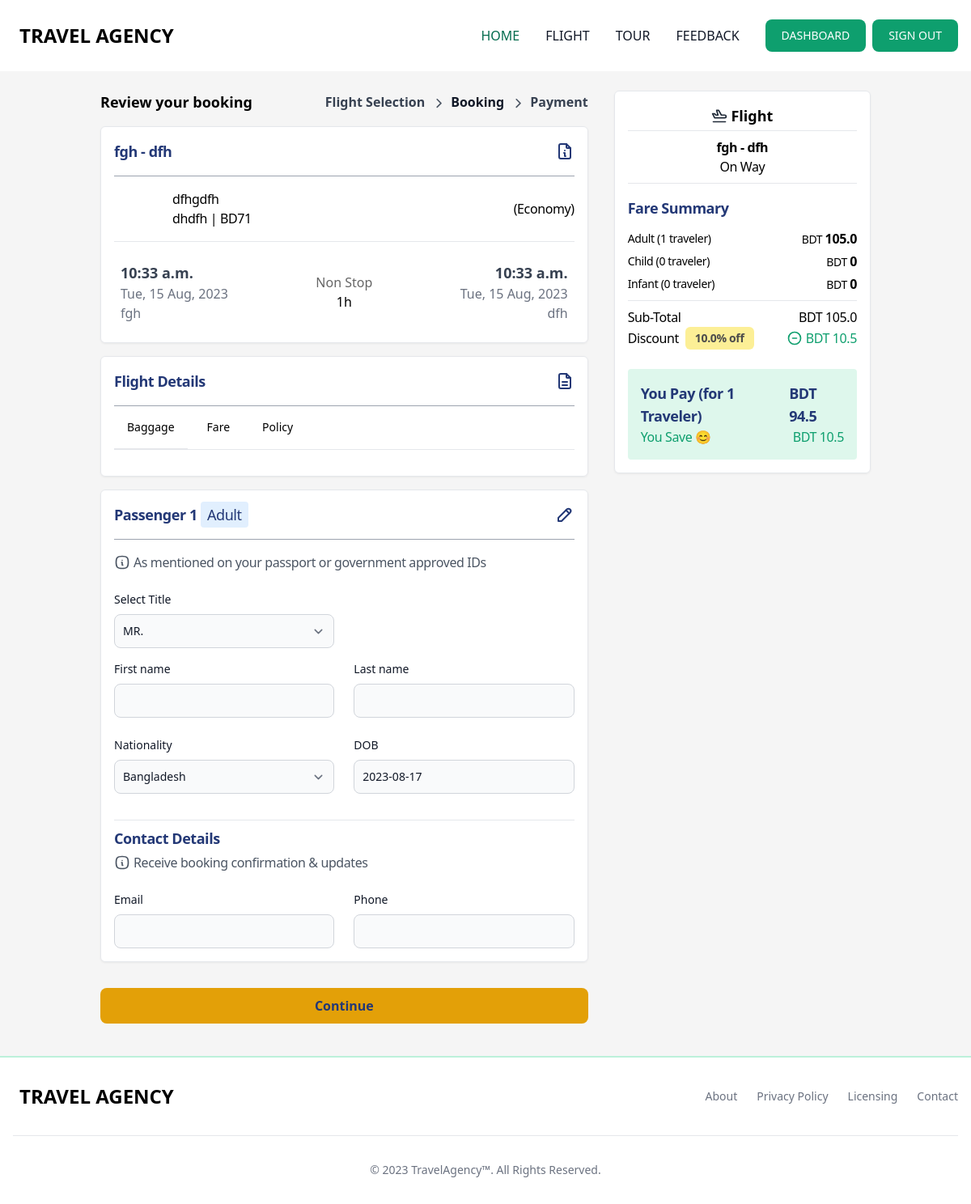
Before: /flight/tickets-details/1/ (signed in) with the older database file.
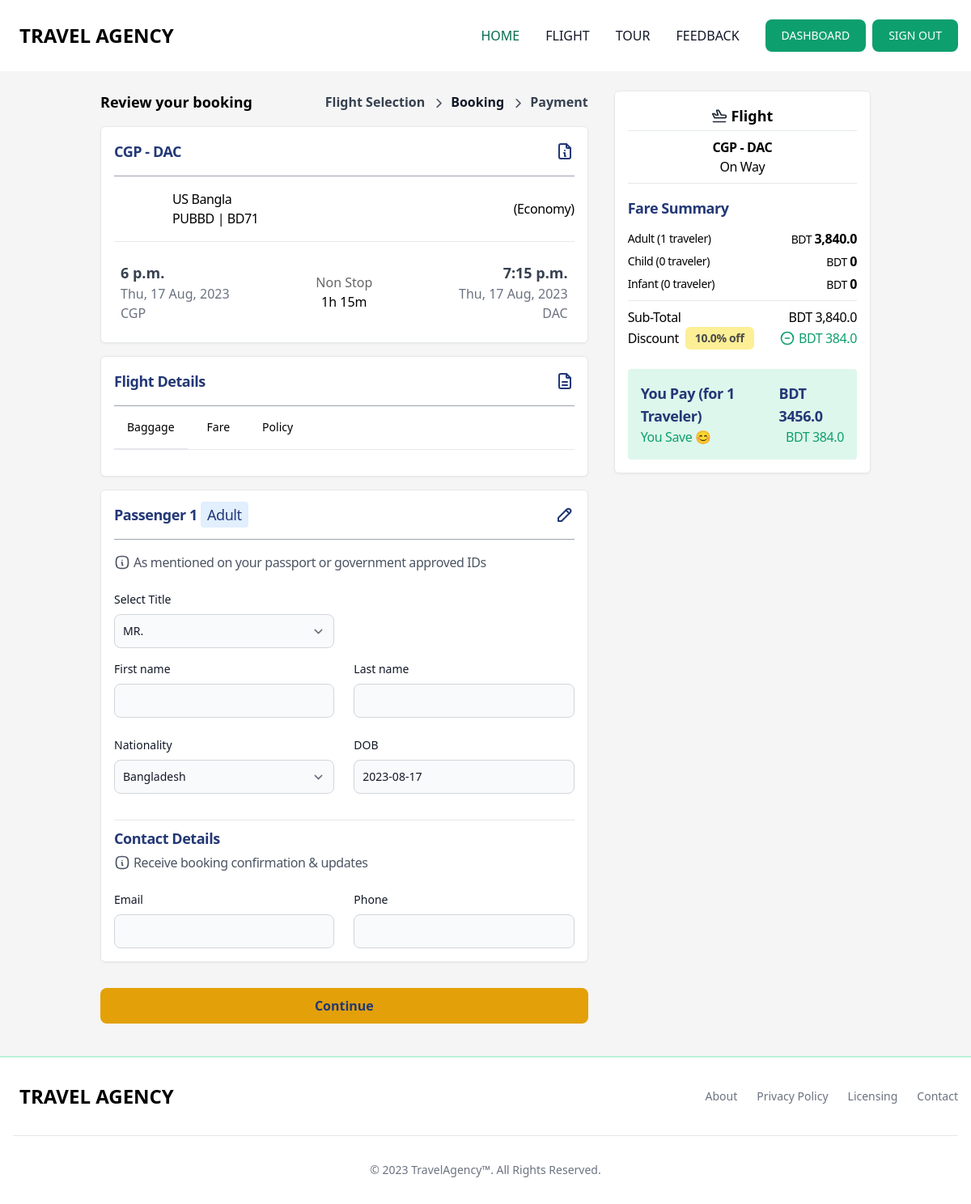
After: the same page with the newer database file.
### app_flight/models.py (models this page shows, shortened)
class AirplaneTicket(models.Model):
    FLIGHT_TYPE_CHOICES = [
        ("Economy", "Economy"),
        ("Business", "Business"),
    ]
    airplane = models.ForeignKey(Airplane, on_delete=models.CASCADE, null=True)
    discount = models.ForeignKey(
        Discount, on_delete=models.CASCADE, null=True, blank=True
    )
    flight_type = models.CharField(
        max_length=122, choices=FLIGHT_TYPE_CHOICES, null=True, default="Economy"
    )
    duration = models.CharField(max_length=25, null=True, blank=True)
    base_price = models.FloatField(null=True, blank=True)
    child_discount = models.FloatField(null=True, blank=True)
    infant_discount = models.FloatField(null=True, blank=True)
    tax = models.FloatField(null=True, blank=True)
    baggage_cabin = models.FloatField(
        null=True, blank=True, verbose_name="Baggage KG (cabin)"
    )
    baggage_checkin = models.FloatField(
        null=True, blank=True, verbose_name="Baggage KG (check-in)"
    )
    location_from = models.ForeignKey(
        Airport, on_delete=models.CASCADE, null=True, related_name="location_from"
    )
    location_to = models.ForeignKey(
        Airport, on_delete=models.CASCADE, null=True, related_name="location_to"
    )
    depart_date = models.DateField(default=timezone.now)
    depart_time = models.TimeField(default=timezone.now)
    arrive_date = models.DateField(default=timezone.now)
    arrive_time = models.TimeField(default=timezone.now)
    policy = RichTextUploadingField(null=True, blank=True)
    def get_ticket_discount_price(self,total):
        if self.discount:
            return (total / 100) * self.discount.amount
        else:
            return 0
    def get_ticket_price_method(self, passenger_type="adult", traveler=1):
        ticket_price = 0
        if traveler > 0:
            base_price = self.base_price * traveler
            ticket_price = base_price + (base_price * self.tax / 100)
            if passenger_type == "child":
                ticket_price = ticket_price - (ticket_price * self.child_discount / 100)
            elif passenger_type == "infant":
                ticket_price = ticket_price - (
                    ticket_price * self.infant_discount / 100
                )
        return ticket_price
    class Meta:
        verbose_name = "Airplane Ticket"
        verbose_name_plural = "Airplane Tickets"
        ordering = ["-id"]

class Airport(models.Model):
    city = models.CharField(max_length=122, null=True)
    country = CountryField()
    name = models.CharField(max_length=122, null=True)
    code = models.CharField(max_length=3, null=True)
    class Meta:
        verbose_name = "Airport"
        verbose_name_plural = "Airports"
        ordering = ["-id"]

class Airplane(models.Model):
    name = models.CharField(max_length=122, null=True)
    model = models.CharField(max_length=122, null=True)
    logo = models.ImageField(upload_to="airplane_logo", null=True, blank=True)
    class Meta:
        verbose_name = "Airplane"
        verbose_name_plural = "Airplanes"
        ordering = ["-id"]

class Discount(models.Model):
    name = models.CharField(max_length=122, null=True)
    code = models.CharField(max_length=122, null=True)
    amount = models.FloatField(null=True)
    start_date = models.DateTimeField(default=timezone.now)
    end_date = models.DateTimeField(default=timezone.now)
    created_at = models.DateTimeField(auto_now_add=True)
    class Meta:
        verbose_name = "Discount"
        verbose_name_plural = "Discounts"
        ordering = ["-id"]

### app_flight/views.py (the view, shortened to what this page needs)
# urls.py: path("tickets-details/<int:pk>/", AirPlaneTicketsDetailsView.as_view(), name="tickets_details"),
@method_decorator(signin_decorators, name="dispatch")
class AirPlaneTicketsDetailsView(FormView):
    template_name = "app_flight/airplane_tickets.html"
    form_class = UserFeedbackForm
    def get_context_data(self, **kwargs):
        context = super().get_context_data(**kwargs)
        ticket_id = self.kwargs.get("pk")
        ticket_obj = get_object_or_404(AirplaneTicket, id=ticket_id)
        context["ticket"] = ticket_obj
        traveler_adult, traveler_child, traveler_infant = self.get_traveler_numbers()
        total_adult_amount = ticket_obj.get_ticket_price_method(
            passenger_type="adult", traveler=traveler_adult
        )
        total_child_amount = ticket_obj.get_ticket_price_method(
            passenger_type="child", traveler=traveler_child
        )
        total_infant_amount = ticket_obj.get_ticket_price_method(
            passenger_type="infant", traveler=traveler_infant
        )
        total_amount = total_adult_amount + total_child_amount + total_infant_amount
        total_traveler = traveler_adult + traveler_child + traveler_infant
        order_flight_forms = self._get_order_flight_forms(
            categories=["adult", "child", "infant"],
            extras=[traveler_adult, traveler_child, traveler_infant],
        )
        checkout_infos = {
            "amount_infos": [
                {
                    "type": "adult",
                    "count": traveler_adult,
                    "amount": total_adult_amount,
                },
                {
                    "type": "child",
                    "count": traveler_child,
                    "amount": total_child_amount,
                },
                {
                    "type": "infant",
                    "count": traveler_infant,
                    "amount": total_infant_amount,
                },
            ],
            "total_amount": total_amount,
            "total_traveler": total_traveler,
            "discount_amount": round(ticket_obj.get_ticket_discount_price(total_amount),2),
        }
        context["order_flight_forms"] = order_flight_forms
        context["checkout_infos"] = checkout_infos
        self.request.session["checkout_infos"] = checkout_infos
        return context
    def _get_order_flight_forms(self, categories, extras):
        order_forms = []
        for category, extra in zip(categories, extras):
            OrderFormSet = formset_factory(OrderFlightForm, extra=extra)
            order_forms.append(
                OrderFormSet(
                    data=self.request.POST or None,
                    prefix=category,
                    form_kwargs={"category": category},
                )
            )
        return order_forms
    def get_traveler_numbers(self):
        ticket_query_params = self.request.session.get("ticket_query_params", {})
        traveler_adult = int(ticket_query_params.get("traveler_adult", 1))
        traveler_child = int(ticket_query_params.get("traveler_child", 0))
        traveler_infant = int(ticket_query_params.get("traveler_infant", 0))
        return traveler_adult, traveler_child, traveler_infant

### templates/app_flight/airplane_tickets.html (shortened to what this page needs)
{% extends 'base.html' %}
{% load humanize %}
{% load static %}
{% load mathfilters %}
{% block main %}
<section class="container mt-6">
   <div class="flex flex-col md:flex-row justify-between items-start gap-8 dark:bg-gray-800 dark:border-gray-700 dark:hover:bg-gray-700">
      <div class="w-full md:w-auto flex-1">
         <div class="flex flex-wrap justify-between items-center">
            <p class="text-lg font-bold">Review your booking</p>
            <div class="flex items-center gap-2">
               <p class="text-md text-gray-700 font-semibold">Flight Selection</p>
               <p class="text-md text-gray-900 font-semibold">Booking</p>
               <p class="text-md text-gray-700 font-semibold">Payment</p>
            </div>
         </div>
         <div class="mt-4 p-4 bg-white border border-gray-200 rounded-md drop-shadow-sm">
            <div class="flex justify-between items-center">
               <p class="text-lg text-center text-blue-900 font-bold tracking-tight">{{ ticket.location_from.code }} - {{ ticket.location_to.code }}</p>
            </div> <hr class="mt-4 border border-gray-400 border-t-0">
            <div class="mt-4 flex justify-between items-center">
               <div class="flex items-center gap-2">
                  <p class="text-md text-start font-normal tracking-tight">{{ ticket.airplane.name }}<br>{{ ticket.airplane.model }} | BD71</p>
               </div>
               <p class="text-md text-start font-medium tracking-tight">({{ ticket.flight_type }})</p>
            </div> <hr class="mt-4">
            <div class="mt-4 flex justify-between items-center gap-6">
                  <div class="flex flex-col p-2">
                     <p class="text-lg text-gray-700 font-semibold">{{ ticket.depart_time }}</p>
                     <p class="text-gray-500">{{ ticket.depart_date|date:"D, d M, Y" }}</p>
                     <p class="text-gray-500">{{ ticket.location_from.code }}</p>
                  </div>
                  <div class="flex justify-center flex-col items-center">
                     <span class="opacity-60">Non Stop</span>
                     <span>{{ ticket.duration }}</span>
                  </div>
                  <div class="flex flex-col items-end flex-wrap p-2">
                     <p class="text-lg text-gray-700 font-semibold">{{ ticket.arrive_time }}</p>
                     <p class="text-gray-500">{{ ticket.arrive_date|date:"D, d M, Y" }}</p>
                     <p class="text-gray-500">{{ ticket.location_to.code }}</p>
                  </div>
            </div>
         </div>
         <div class="mt-4 p-4 bg-white border border-gray-200 rounded-md drop-shadow-sm">
            <div class="flex justify-between items-center">
               <p class="text-lg text-center text-blue-900 font-bold tracking-tight">Flight Details</p>
            </div> <hr class="mt-4 border border-gray-400 border-t-0">
            <div class="mb-4 border-b border-gray-200 dark:border-gray-700">
                  <ul class="flex flex-wrap -mb-px text-sm font-medium text-center" id="myTab" data-tabs-toggle="#TabContent" role="tablist">
                     <li class="mr-2" role="presentation">
                        <button class="inline-block p-4 border-b-2 rounded-t-lg" id="profile-tab" data-tabs-target="#profile" type="button" role="tab" aria-controls="profile" aria-selected="false">Baggage</button>
                     </li>
                     <li class="mr-2" role="presentation">
                        <button class="inline-block p-4 border-b-2 border-transparent rounded-t-lg hover:text-gray-600 hover:border-gray-300 dark:hover:text-gray-300" id="dashboard-tab" data-tabs-target="#dashboard" type="button" role="tab" aria-controls="dashboard" aria-selected="false">Fare</button>
                     </li>
                     <li class="mr-2" role="presentation">
                        <button class="inline-block p-4 border-b-2 border-transparent rounded-t-lg hover:text-gray-600 hover:border-gray-300 dark:hover:text-gray-300" id="settings-tab" data-tabs-target="#settings" type="button" role="tab" aria-controls="settings" aria-selected="false">Policy</button>
                     </li>
                  </ul>
            </div>
         </div>
         <form method="post">
            {% for formset in order_flight_forms %}
               {% for form in formset %}
                  {% include 'app_flight/partials/passenger_details.html' with form=form category=formset.prefix %}
               {% endfor %}
            {% endfor %}
            <button type="submit" class="focus:outline-none text-blue-900 bg-yellow-400 hover:bg-yellow-500 focus:ring-4 focus:ring-yellow-300 font-semibold rounded-lg text-md w-full px-5 py-2.5 mr-2 mb-2 dark:focus:ring-yellow-900">Continue</button>
        </form>
      </div>
      <div class="w-full md:w-1/3 mt-2 md:mt-0 p-4 bg-white border border-gray-200 rounded-md drop-shadow-sm md:sticky md:top-28">
         <div class="flex justify-center items-center gap-1">
            <p class="text-lg text-center font-semibold">Flight</p>
         </div> <hr class="mt-1">
         <p class="mt-2 text-md text-center font-bold tracking-tight">{{ ticket.location_from.code }} - {{ ticket.location_to.code }}</p>
         <p class="text-md text-center font-normal tracking-tight">On Way</p> <hr class="mt-2">
         <p class="mt-4 text-lg text-start text-blue-900 font-semibold tracking-tight mb-3">Fare Summary</p>
         {% for item in checkout_infos.amount_infos %}
         <div class="flex justify-between items-center mb-1">
            <p class="text-sm font-normal tracking-tight">{{item.type|capfirst}} ({{item.count}} traveler)</p>
            <p class="text-sm font-normal tracking-tight">BDT <span class="text-base font-semibold">{{item.amount|intcomma}}</span></p>
         </div>
         {% endfor %}
         <hr class="mt-2">
         <div class="flex justify-between items-center mt-2">
            <p class="text-md font-normal tracking-tight">Sub-Total</p>
            <p class="text-md font-normal tracking-tight">BDT {{checkout_infos.total_amount|intcomma}}</p>
         </div>
         {% if ticket.discount %}
         <div class="flex justify-between items-center">
            <div class="flex items-center gap-2">
               <p class="text-md font-normal tracking-tight">Discount</p>
               <p class="px-3 py-1 opacity-70 text-sm font-semibold tracking-tight bg-yellow-200 rounded-md">{{ticket.discount.amount}}% off</p>
            </div>
            <div class="flex items-center gap-1">
               <p class="text-md text-green-500 font-normal tracking-tight">BDT {{checkout_infos.discount_amount}}</p>
            </div>
         </div>
         {% endif %}
         <div class="mt-6 p-4 text-blue-900 bg-green-100 rounded">
            <div class="flex justify-between items-center">
               <p class="text-lg font-semibold tracking-tight">You Pay (for {{checkout_infos.total_traveler}} Traveler)</p>
               <p class="text-lg font-semibold tracking-tight">BDT {{checkout_infos.total_amount|sub:checkout_infos.discount_amount}}</p>
            </div>
            {% if ticket.discount %}
            <div class="flex justify-between items-center text-green-500">
               <p class="text-md font-normal tracking-tight">You Save 😊</p>
               <p class="text-md font-normal tracking-tight">BDT {{checkout_infos.discount_amount}}</p>
            </div>
            {% endif %}
         </div>
      </div>
   </div>
</section>
{% endblock main %}

Changed rows visible on the page:
changed AirplaneTicket "Economy": location_from.code "fgh" → "CGP"; location_to.code "dfh" → "DAC"; airplane.name "dfhgdfh" → "US Bangla"; airplane.model "dhdfh" → "PUBBD"; depart_time "10:33 a.m." → "6 p.m."; depart_date "Tue, 15 Aug, 2023" → "Thu, 17 Aug, 2023"; duration "1h" → "1h 15m"; arrive_time "10:33 a.m." → "7:15 p.m."; arrive_date "Tue, 15 Aug, 2023" → "Thu, 17 Aug, 2023"
Other visible differences:
{{ checkout_infos.total_amount|intcomma }}: "105.0" → "3,840.0"
{{ checkout_infos.discount_amount }}: "10.5" → "384.0"
{{ checkout_infos.total_amount|sub:checkout_infos.discount_amount }}: "94.5" → "3456.0"
new list line: "Adult ( 1 traveler) BDT 3,840.0"
list line gone: "Adult ( 1 traveler) BDT 105.0"
